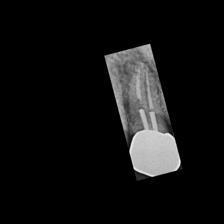
%> input picture Dataset/two_label_data_forCNN_v1/apical lesion/013_2.jpg, 224 x 224 px; its folder holds only this picture in this run
$ octave data_enhancement_resize.m   (GNU Octave 9; MATLAB toolbox functions it lacks are replaced by stand-ins)
%> lines starting %> are read from the running program, lines starting %| are printed output that depends on the picture
% 設定原始圖片資料夾
original_folder = 'D:\lxh\dataset\train_single\original_images\apical lesion';
% original_folder = 'D:\lxh\dataset\test_single\original_images\apical lesion';

% 設定增強後圖片保存資料夾
enhanced_folder = 'D:\lxh\dataset\train_single\enhancement_images\apical lesion';
% enhanced_folder = 'D:\lxh\dataset\test_single\enhancement_images\apical lesion';

% 確保保存資料夾存在
if ~exist(enhanced_folder, 'dir')
    mkdir(enhanced_folder);
end

% 取得原始資料夾下所有圖片
image_files = dir(fullfile(original_folder, '*.jpg'));

% 迴圈處理每張圖片
for i = 1:length(image_files)
    % 讀取原始圖片
    original_image = imread(fullfile(original_folder, image_files(i).name));
%> original_image is the input picture: size 224x224x3 uint8; min 0, max 246, mean 17.6

    % 調整圖片大小至224*224，保持原比例
    resized_image = imresize(original_image, [224, NaN]);

    % 計算填充黑色的寬度和高度
    padding_width = floor((224 - size(resized_image, 2)) / 2);
%> padding_width = 0
    padding_height = floor((224 - size(resized_image, 1)) / 2);
%> padding_height = 0

    % 填充黑色
    resized_image_padded = padarray(resized_image, [padding_height, padding_width], 0, 'both');

    % 保存處理後的圖片至resized_folder
    imwrite(resized_image_padded, fullfile(enhanced_folder, strcat(image_files(i).name)));
end

% 迴圈處理每張圖片
for i = 1:length(image_files)
    % 讀取原始圖片
    original_image = imread(fullfile(enhanced_folder, image_files(i).name));
%> original_image: size 224x224x3 uint8; min 0, max 245, mean 17.6

    % 資料增強：水平翻轉
    flipped_horizontal = flip(original_image, 2);
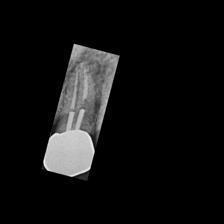
%> flipped_horizontal: size 224x224x3 uint8; min 0, max 245, mean 17.6; mean of the top-left, top-right, bottom-left and bottom-right quarters 29.6, 1.5, 39.3, 0
    imwrite(flipped_horizontal, fullfile(enhanced_folder, strcat('flipped_horizontal_', image_files(i).name)));

    % 資料增強：垂直翻轉
    flipped_vertical = flip(original_image, 1);
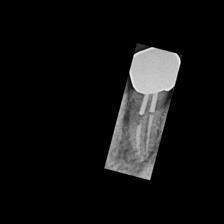
%> flipped_vertical: size 224x224x3 uint8; min 0, max 245, mean 17.6; mean of the top-left, top-right, bottom-left and bottom-right quarters 0, 39.3, 1.5, 29.6
    imwrite(flipped_vertical, fullfile(enhanced_folder, strcat('flipped_vertical_', image_files(i).name)));

    % 資料增強：水平和垂直翻轉
    flipped_both = flip(flipped_horizontal, 1);
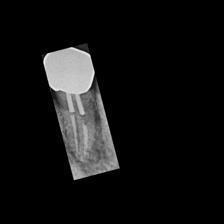
%> flipped_both: size 224x224x3 uint8; min 0, max 245, mean 17.6; mean of the top-left, top-right, bottom-left and bottom-right quarters 39.3, 0, 29.6, 1.5
    imwrite(flipped_both, fullfile(enhanced_folder, strcat('flipped_both_', image_files(i).name)));

end

$ run again, on Dataset/two_label_data_forCNN_v1/apical lesion/083_0.jpg_flipped_both.jpg
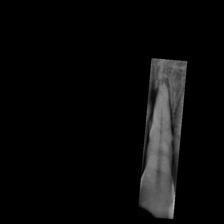
%> input picture Dataset/two_label_data_forCNN_v1/apical lesion/083_0.jpg_flipped_both.jpg, 224 x 224 px
%> original_image is the input picture: size 224x224x3 uint8; min 0, max 182, mean 9.9
%> `flipped_vertical = flip(original_image, 1);`:
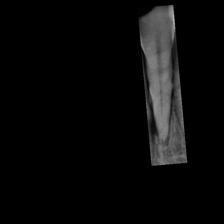
%> flipped_vertical: size 224x224x3 uint8; min 0, max 182, mean 9.9; mean of the top-left, top-right, bottom-left and bottom-right quarters 0, 26.3, 0, 13.1
%> `flipped_both = flip(flipped_horizontal, 1);`:
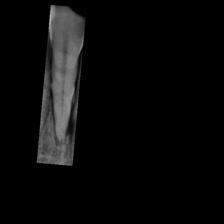
%> flipped_both: size 224x224x3 uint8; min 0, max 182, mean 9.9; mean of the top-left, top-right, bottom-left and bottom-right quarters 26.3, 0, 13.1, 0

$ run again, on Dataset/two_label_data_forCNN_v1/apical lesion/255_1.jpg_flipped_both.jpg
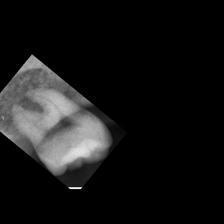
%> input picture Dataset/two_label_data_forCNN_v1/apical lesion/255_1.jpg_flipped_both.jpg, 224 x 224 px
%> original_image is the input picture: size 224x224x3 uint8; min 0, max 255, mean 22.4
%> `flipped_horizontal = flip(original_image, 2);`:
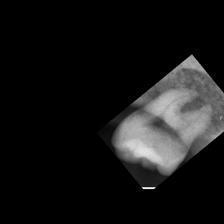
%> flipped_horizontal: size 224x224x3 uint8; min 0, max 255, mean 22.4; mean of the top-left, top-right, bottom-left and bottom-right quarters 0, 31, 0.3, 58.3
%> `flipped_both = flip(flipped_horizontal, 1);`:
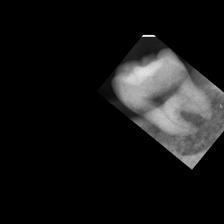
%> flipped_both: size 224x224x3 uint8; min 0, max 255, mean 22.4; mean of the top-left, top-right, bottom-left and bottom-right quarters 0.3, 58.3, 0, 31

$ run again, on Dataset/two_label_data_forCNN_v1/apical lesion/037_4.jpg_flipped_both.jpg
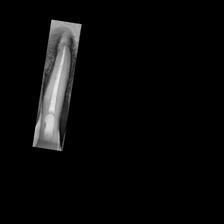
%> input picture Dataset/two_label_data_forCNN_v1/apical lesion/037_4.jpg_flipped_both.jpg, 224 x 224 px
%> original_image is the input picture: size 224x224x3 uint8; min 0, max 236, mean 9.7
%> `flipped_vertical = flip(original_image, 1);`:
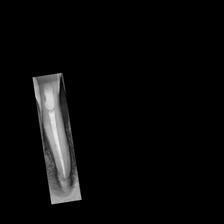
%> flipped_vertical: size 224x224x3 uint8; min 0, max 236, mean 9.7; mean of the top-left, top-right, bottom-left and bottom-right quarters 11.3, 0, 27.6, 0
%> `flipped_both = flip(flipped_horizontal, 1);`:
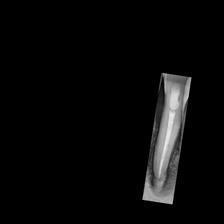
%> flipped_both: size 224x224x3 uint8; min 0, max 236, mean 9.7; mean of the top-left, top-right, bottom-left and bottom-right quarters 0, 11.3, 0, 27.6
